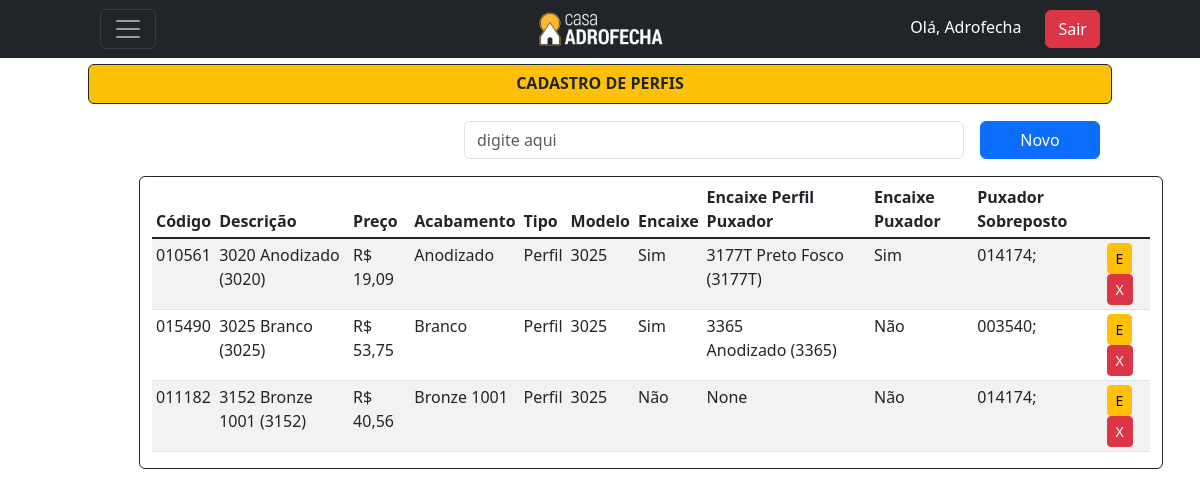
The page /listar/perfil/ (signed in) on the database as committed earlier.
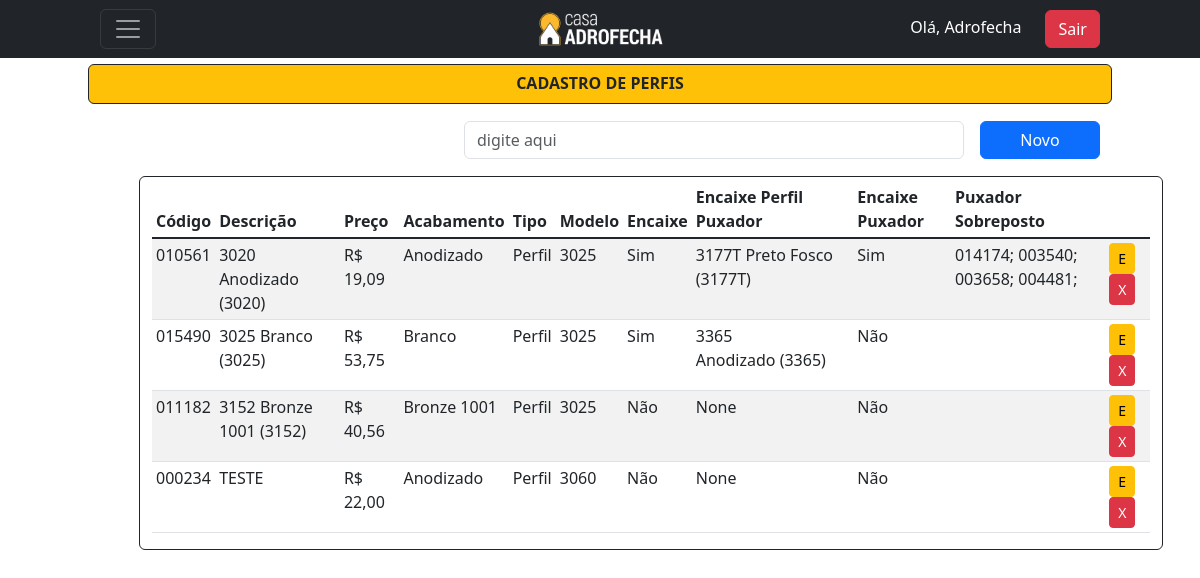
The same page on the database as committed later.
### cadastros/models.py (models this page shows, shortened)
class Perfil(models.Model):
    codigo = models.CharField(max_length=6, verbose_name="Código", unique=True)
    descricao = models.CharField(max_length=150, verbose_name="Descrição")
    preco = models.DecimalField(decimal_places=2, max_digits=5, verbose_name="Preço")
    acabamento = models.ForeignKey(Acabamento, on_delete=models.PROTECT)
    tipo = models.ForeignKey(Tipo, on_delete=models.PROTECT)
    modelo = models.ForeignKey(ModeloPerfil, on_delete=models.PROTECT)
    encaixe = models.CharField(max_length=3, choices=ENCAIXE, blank=True, null=True)
    perfil_puxador = models.ForeignKey(PerfilPuxador, on_delete=models.PROTECT, verbose_name="Perfil Puxador",blank=True, null=True)
    encaixepuxador = models.CharField(max_length=3, choices=ENCAIXE, blank=True, null=True)
    puxadorsobreposto = models.ManyToManyField(Puxador, related_name="puxadores", through="PuxadorIntermediario")
    class Meta:
        verbose_name = 'Perfil'
        verbose_name_plural = 'Perfis'
        ordering = ["descricao"]

class Acabamento(models.Model):
    acabamento = models.CharField(max_length=50, unique=True)
    class Meta:
        verbose_name = 'Acabamento'
        verbose_name_plural = 'Acabamentos'
        ordering = ["acabamento"]
    def __str__(self):
        return self.acabamento

class Tipo(models.Model):
    tipo = models.CharField(max_length=30, unique=True)
    class Meta:
        ordering = ["tipo"]
    def __str__(self):
        return self.tipo

class ModeloPerfil(models.Model):
    modelo = models.CharField(max_length=10, unique=True)
    class Meta:
        verbose_name = 'Modelo Perfil'
        verbose_name_plural = 'Modelo Perfis'
        ordering = ["modelo"]
    def __str__(self):
        return self.modelo

class PerfilPuxador(models.Model):
    codigo = models.CharField(max_length=6, verbose_name="Código")
    descricao = models.CharField(max_length=150, verbose_name="Descrição")
    preco = models.DecimalField(decimal_places=2, max_digits=5, verbose_name="Preço")
    acabamento = models.ForeignKey(Acabamento, on_delete=models.PROTECT)
    tipo = models.ForeignKey(Tipo, on_delete=models.PROTECT)
    modelo = models.ForeignKey(ModeloPerfilPuxador, on_delete=models.PROTECT)
    class Meta:
        verbose_name = 'Perfil Puxador'
        verbose_name_plural = 'Perfis Puxadores'
        ordering = ["descricao"]
    def __str__(self):
        return self.descricao

class Puxador(models.Model):
    codigo = models.CharField(max_length=6, verbose_name="Código")
    descricao = models.CharField(max_length=150, verbose_name="Descrição")
    preco = models.DecimalField(decimal_places=2, max_digits=5, verbose_name="Preço")
    acabamento = models.ForeignKey(Acabamento, on_delete=models.PROTECT)
    tipo = models.ForeignKey(Tipo, on_delete=models.PROTECT)
    modelo = models.ForeignKey(ModeloPuxador, on_delete=models.PROTECT)
    class Meta:
        verbose_name = 'Puxador'
        verbose_name_plural = 'Puxadores'
        ordering = ["descricao"]

### cadastros/views.py (the view)
# urls.py: path('listar/perfil/', PerfilList.as_view(), name='listar-perfil'),
class PerfilList(LoginRequiredMixin, PermissionRequiredMixin, ListView):
    model = Perfil
    template_name = 'cadastros/listas/perfil.html'
    permission_required = 'cadastros.view_perfil'

### cadastros/templates/cadastros/listas/perfil.html (shortened to what this page needs)
{% extends 'base.html' %}
{% block content %}
<header class="mt-5 pt-3">
  <div>
      <div class="bg-warning rounded text-dark border border-dark container h-10 d-flex align-items-center justify-content-center">
        <h1><strong>CADASTRO DE PERFIS</strong></h1>
      </div>
      <div class="mt-3 container h-10 d-flex align-items-center justify-content-end">
          <input type="email" class="form-control me-3" style="width: 500px;" id="exampleFormControlInput1" placeholder="digite aqui">
          <a href="{% url 'cadastrar-perfil' %}" style="width: 120px;" class="btn btn-primary bg-primary">Novo</a>
      </div>
  </div>
</header>
<div class="mt-3">
  <div class="row">
      <div class="col-1">
      </div>
      <div class="border border-dark rounded container">
          <table class="mt-1 table table-sm table-striped">
            <thead>
              <tr>
                <th scope="col ">Código</th>
                <th scope="col ">Descrição</th>
                <th scope="col ">Preço</th>
                <th scope="col ">Acabamento</th>
                <th scope="col ">Tipo</th>
                <th scope="col ">Modelo</th>
                <th scope="col ">Encaixe</th>
                <th scope="col ">Encaixe Perfil Puxador</th>
                <th scope="col ">Encaixe Puxador</th>
                <th scope="col ">Puxador Sobreposto</th>
              </tr>
            </thead>
            <tbody class="table-group-divider ">
                {% for perfil in object_list %}
                <tr>
                    <td>{{ perfil.codigo }}</td>
                    <td>{{ perfil.descricao }}</td>
                    <td>R$ {{ perfil.preco }}</td>
                    <td>{{ perfil.acabamento }}</td>
                    <td>{{ perfil.tipo }}</td>
                    <td>{{ perfil.modelo }}</td>
                    <td>
                        {% if perfil.encaixe == "1" %}
                            <p>Sim</p>
                        {% else %}
                            <p>Não</p>
                        {% endif %}
                    </td>
                    <td>{{ perfil.perfil_puxador }}</td>
                    <td>
                        {% if perfil.encaixepuxador == "1" %}
                            <p>Sim</p>
                        {% else %}
                            <p>Não</p>
                        {% endif %}
                    </td>
                    <td>
                        {% for puxador in perfil.puxadorsobreposto.all %}
                            {{ puxador.codigo }};
                        {% endfor %}
                    </td>
                    <td>
                        <a href="{% url 'editar-perfil' perfil.pk %}" class="btn btn-warning btn-sm" title="Editar">E</a>
                        <a href="{% url 'excluir-perfil' perfil.pk %}" class="btn btn-danger btn-sm" title="Excluir">X</a>
                    </td>
                </tr>
                {% empty %}
                    <tr>
                        <td colspan="10">Nenhum Perfil cadastrado</td>
                    </tr>
                {% endfor %}
            </tbody>
          </table>
      </div>
  </div>
</div>
{% endblock %}

Rows that differ between the two databases and show on the page:
changed Perfil "3020 Anodizado (3020)": gains Puxador (codigo "003540")
added Puxador: codigo "003658", shown under Perfil "3020 Anodizado (3020)"
added Puxador: codigo "004481", shown under Perfil "3020 Anodizado (3020)"
changed Perfil "3025 Branco (3025)": loses Puxador (codigo "003540")
changed Perfil "3152 Bronze 1001 (3152)": loses Puxador (codigo "014174")
added Perfil: codigo "000234", descricao "TESTE", preco "22,00", acabamento "Anodizado", tipo "Perfil", modelo "3060", encaixe "Não", perfil_puxador "None", encaixepuxador "Não"
